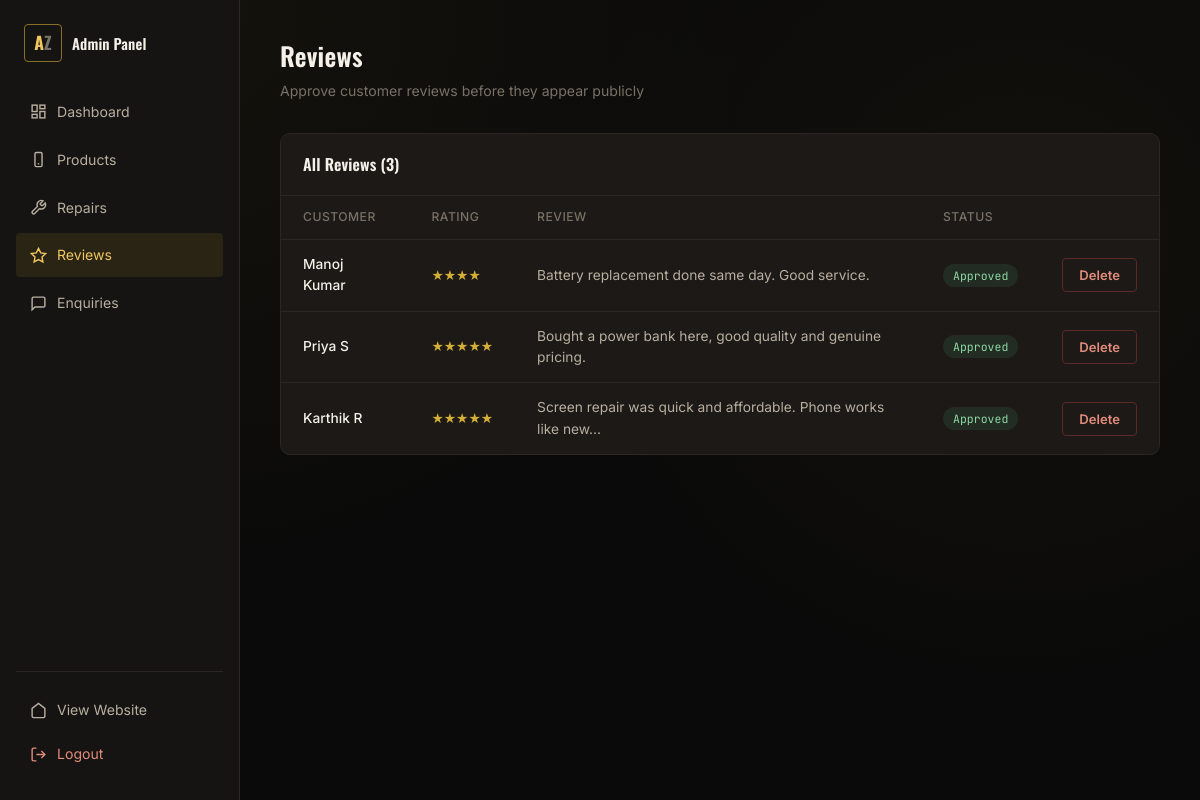
Screenshot of /admin/reviews (signed in) with the database file from the repository.
### tables this page shows
CREATE TABLE reviews (
        id INTEGER PRIMARY KEY AUTOINCREMENT,
        customer_name TEXT NOT NULL,
        rating INTEGER NOT NULL,
        review_text TEXT NOT NULL,
        is_approved INTEGER DEFAULT 0,
        created_at TEXT DEFAULT (datetime('now'))
    );

### app.py (the view)
@app.route("/admin/reviews")
@login_required
def admin_reviews():
    conn = get_db()
    review_list = conn.execute("SELECT * FROM reviews ORDER BY id DESC").fetchall()
    conn.close()
    return render_template("admin/reviews.html", shop=SHOP_INFO, reviews=review_list)

### app.py (called while the page is built)
def dict_factory(cursor, row):
    d = {}
    for idx, col in enumerate(cursor.description):
        val = row[idx]
        if col[0] == "created_at" and val and isinstance(val, str):
            try:
                val = datetime.fromisoformat(val)
            except:
                pass
        d[col[0]] = val
    return d

def get_db():
    conn = sqlite3.connect(DB_PATH)
    conn.row_factory = dict_factory
    conn.execute("PRAGMA journal_mode=WAL")
    return conn

def login_required(view_func):
    @wraps(view_func)
    def wrapped(*args, **kwargs):
        if not session.get("admin_logged_in"):
            flash("Please login to continue.", "error")
            return redirect(url_for("admin_login"))
        return view_func(*args, **kwargs)
    return wrapped

### templates/admin/reviews.html (shortened to what this page needs)
{% extends "admin/base.html" %}
{% block admin_content %}
<div class="admin-header">
  <div>
    <h1>Reviews</h1>
    <p>Approve customer reviews before they appear publicly</p>
  </div>
</div>
<div class="admin-panel">
  <div class="admin-panel-head"><h3>All Reviews ({{ reviews|length }})</h3></div>
  {% if reviews %}
  <table>
    <thead><tr><th>Customer</th><th>Rating</th><th>Review</th><th>Status</th><th></th></tr></thead>
    <tbody>
      {% for r in reviews %}
      <tr>
        <td class="t-strong">{{ r.customer_name }}</td>
        <td style="color:var(--gold);">{{ '★' * r.rating }}</td>
        <td>{{ r.review_text[:60] }}{% if r.review_text|length > 60 %}...{% endif %}</td>
        <td><span class="badge {{ 'badge-ok' if r.is_approved else 'badge-pending' }}">{{ 'Approved' if r.is_approved else 'Pending' }}</span></td>
        <td>
          <div class="table-actions">
            <form method="POST" action="{{ url_for('admin_delete_review', review_id=r.id) }}" onsubmit="return confirm('Delete this review?');">
              <button type="submit" class="btn btn-danger btn-sm">Delete</button>
            </form>
          </div>
        </td>
      </tr>
      {% endfor %}
    </tbody>
  </table>
  {% else %}
  <div class="empty-state"><h3>No reviews yet</h3></div>
  {% endif %}
</div>
{% endblock %}

### static/css/style.css (style rules this page uses)
:root { --bg-base: #0A0A0A; --bg-surface: #161412; --bg-card: #1C1916; --bg-card-hover: #221E19; --gold: #D4AF37; --gold-bright: #F0C75E; --gold-dim: #8A6F26; --ink: #F5F0E8; --ink-dim: #B8AFA0; --ink-faint: #7A7166; --line: #2B2722; --ok: #4C9A6A; --warn: #C75C3F; --font-display: 'Oswald', sans-serif; --font-body: 'Inter', sans-serif; --font-mono: 'JetBrains Mono', monospace; --max-w: 1180px; --radius-sm: 4px; --radius-md: 10px; --radius-lg: 18px; }
* { box-sizing: border-box; margin: 0; padding: 0; }
html { scroll-behavior: smooth; }
body { background: var(--bg-base); color: var(--ink); font-family: var(--font-body); line-height: 1.55; -webkit-font-smoothing: antialiased; background-image: radial-gradient(circle at 15% 0%, rgba(212,175,55,0.05), transparent 45%), radial-gradient(circle at 85% 30%, rgba(212,175,55,0.04), transparent 40%); }
button { font-family: inherit; cursor: pointer; }
h1, h2, h3, h4 { font-family: var(--font-display); font-weight: 600; letter-spacing: 0.01em; color: var(--ink); }
.btn { display: inline-flex; align-items: center; gap: 8px; padding: 12px 24px; border-radius: var(--radius-sm); font-family: var(--font-body); font-weight: 600; font-size: 0.92rem; border: 1px solid transparent; transition: transform 0.15s ease, background 0.2s ease, border-color 0.2s ease; white-space: nowrap; }
.btn-sm { padding: 8px 16px; font-size: 0.82rem; }
.btn-danger { background: transparent; border-color: #5C2A22; color: #E08C7A; }
.admin-header { display: flex; justify-content: space-between; align-items: center; margin-bottom: 32px; flex-wrap: wrap; gap: 16px; }
.admin-header h1 { font-size: 1.6rem; }
.admin-header p { color: var(--ink-faint); font-size: 0.88rem; margin-top: 4px; }
.admin-panel { background: var(--bg-card); border: 1px solid var(--line); border-radius: var(--radius-md); overflow: hidden; }
.admin-panel-head { padding: 18px 22px; border-bottom: 1px solid var(--line); display: flex; justify-content: space-between; align-items: center; }
.admin-panel-head h3 { font-size: 1rem; }
table { width: 100%; border-collapse: collapse; font-size: 0.86rem; }
th { text-align: left; padding: 12px 22px; color: var(--ink-faint); font-weight: 500; font-size: 0.76rem; text-transform: uppercase; letter-spacing: 0.04em; border-bottom: 1px solid var(--line); }
td { padding: 14px 22px; border-bottom: 1px solid var(--line); color: var(--ink-dim); }
tr:last-child td { border-bottom: none; }
td.t-strong { color: var(--ink); font-weight: 500; }
.table-actions { display: flex; gap: 8px; }
.badge { font-size: 0.72rem; padding: 4px 10px; border-radius: 100px; font-family: var(--font-mono); }
.badge-ok { background: rgba(76,154,106,0.15); color: #8FD9A4; }

### rows the page displays
reviews: customer_name "Manoj Kumar", rating "★★★★", review_text "Battery replacement done same day. Good service.", is_approved "Approved"
reviews: customer_name "Priya S", rating "★★★★★", review_text "Bought a power bank here, good quality and genuine pricing.", is_approved "Approved"
reviews: customer_name "Karthik R", rating "★★★★★", review_text "Screen repair was quick and affordable. Phone works like new", is_approved "Approved"

### other values shown
{{ reviews|length }} "3"
